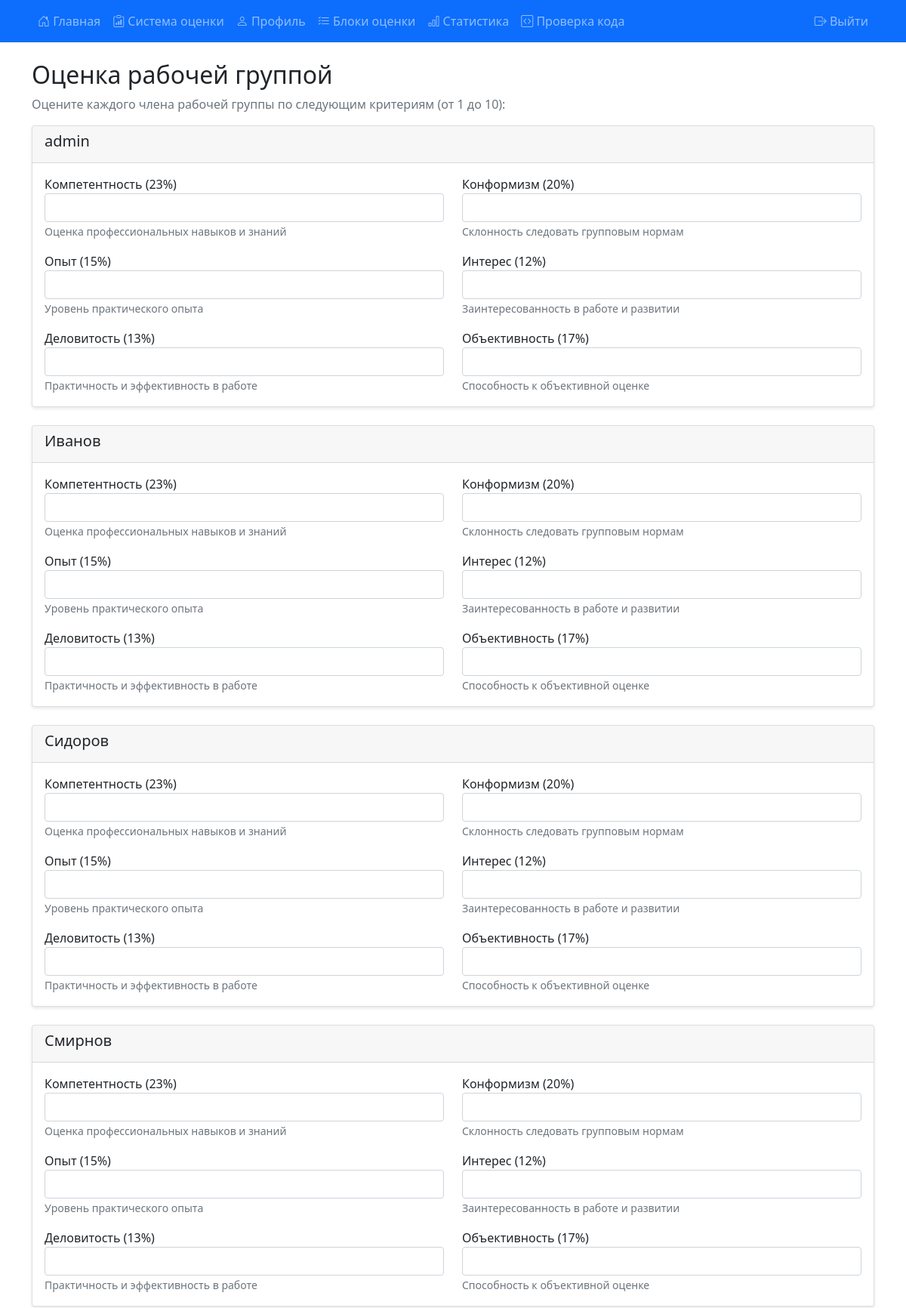
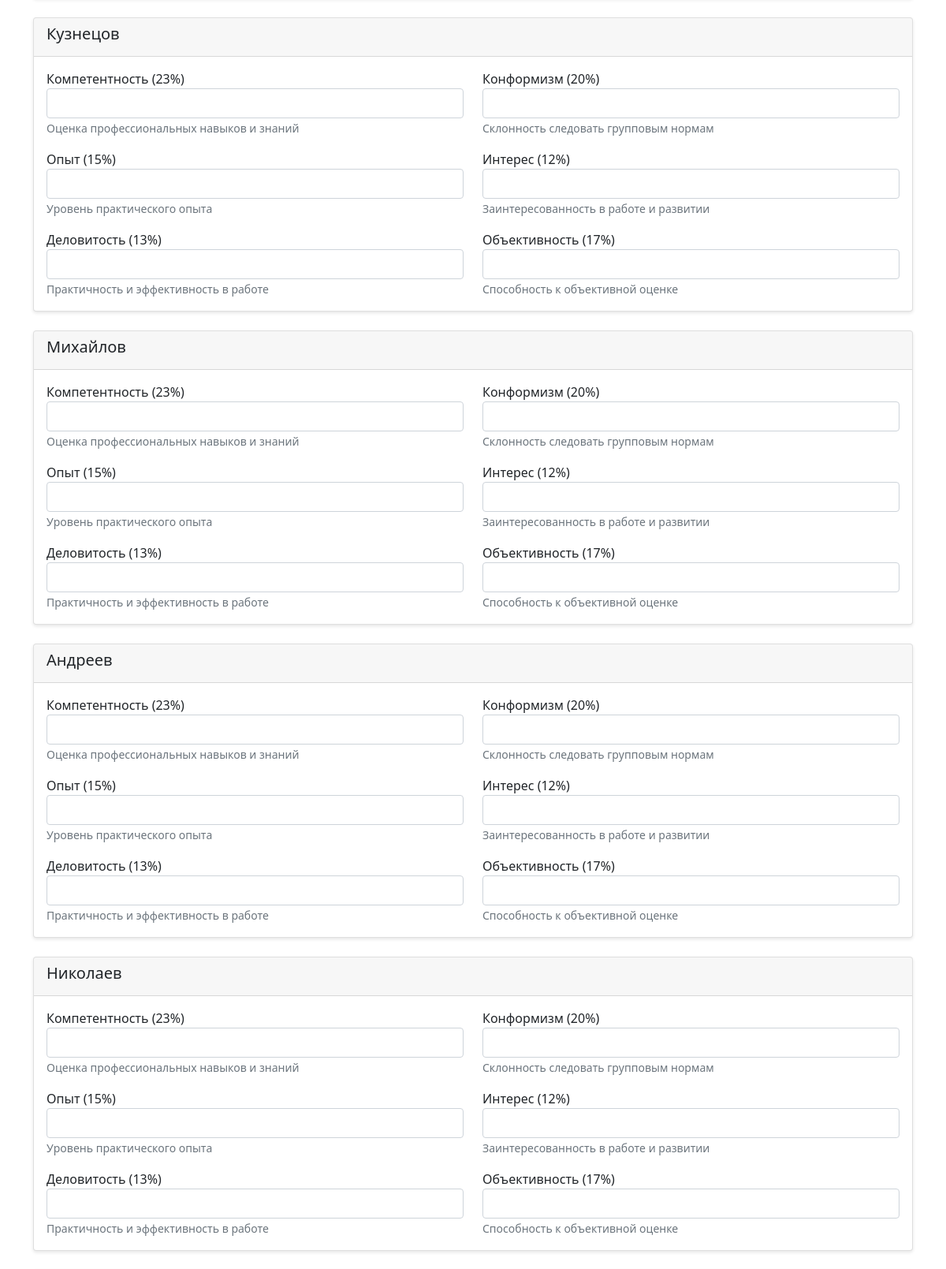
The page /work_group_evaluation (signed in, upper part) on the database its author committed (2 pictures, top to bottom).
### models.py (models this page shows, shortened)
class User(UserMixin, db.Model):
    id = db.Column(db.Integer, primary_key=True)
    username = db.Column(db.String(80), unique=True, nullable=False)
    password = db.Column(db.String(120), nullable=False)
    role = db.Column(db.String(20), default='user')

### 1.py (the view)
@app.route('/work_group_evaluation')
@login_required
def work_group_evaluation():
    users = User.query.filter(User.id != session['user_id']).all()
    return render_template('work_group_evaluation.html', users=users)

### 1.py (called while the page is built)
@login_manager.user_loader
def load_user(user_id):
    return db.session.get(User, int(user_id))

def login_required(f):
    @wraps(f)
    def decorated_function(*args, **kwargs):
        if 'user_id' not in session:
            flash('Пожалуйста, войдите в систему', 'error')
            return redirect(url_for('login'))
        return f(*args, **kwargs)
    return decorated_function

@app.before_request
def before_request():
    try:
        if current_user.is_authenticated and ('user_id' not in session or session.get('user_id') != current_user.id):
            session['user_id'] = current_user.id
            session['role'] = current_user.role
            session['username'] = current_user.username
            debug_print(f"Синхронизирована сессия с Flask-Login: user_id={current_user.id}")
        elif 'user_id' in session and not current_user.is_authenticated:
            user = db.session.get(User, session['user_id'])
            if user:
                login_user(user)
                debug_print(f"Восстановлена аутентификация из сессии: user_id={user.id}")
    except Exception as e:
        debug_print(f"Ошибка синхронизации аутентификации: {str(e)}")

### templates/work_group_evaluation.html (shortened to what this page needs)
{% extends "base.html" %}
{% block content %}
<div class="container mt-4">
    <h2>Оценка рабочей группой</h2>
    <p class="text-muted">Оцените каждого члена рабочей группы по следующим критериям (от 1 до 10):</p>
    <form method="POST" action="{{ url_for('submit_work_group_evaluation') }}">
        {% for user in users %}
        <div class="card mb-4">
            <div class="card-header">
                <h5>{{ user.username }}</h5>
            </div>
            <div class="card-body">
                <div class="row">
                    <div class="col-md-6">
                        <div class="form-group">
                            <label for="competence_{{ user.id }}">Компетентность (23%)</label>
                            <input type="number" class="form-control" id="competence_{{ user.id }}"
                                   name="competence_{{ user.id }}" min="1" max="10" required>
                            <small class="form-text text-muted">Оценка профессиональных навыков и знаний</small>
                        </div>
                    </div>
                    <div class="col-md-6">
                        <div class="form-group">
                            <label for="conformity_{{ user.id }}">Конформизм (20%)</label>
                            <input type="number" class="form-control" id="conformity_{{ user.id }}"
                                   name="conformity_{{ user.id }}" min="1" max="10" required>
                            <small class="form-text text-muted">Склонность следовать групповым нормам</small>
                        </div>
                    </div>
                </div>
                <div class="row mt-3">
                    <div class="col-md-6">
                        <div class="form-group">
                            <label for="experience_{{ user.id }}">Опыт (15%)</label>
                            <input type="number" class="form-control" id="experience_{{ user.id }}"
                                   name="experience_{{ user.id }}" min="1" max="10" required>
                            <small class="form-text text-muted">Уровень практического опыта</small>
                        </div>
                    </div>
                    <div class="col-md-6">
                        <div class="form-group">
                            <label for="interest_{{ user.id }}">Интерес (12%)</label>
                            <input type="number" class="form-control" id="interest_{{ user.id }}"
                                   name="interest_{{ user.id }}" min="1" max="10" required>
                            <small class="form-text text-muted">Заинтересованность в работе и развитии</small>
                        </div>
                    </div>
                </div>
                <div class="row mt-3">
                    <div class="col-md-6">
                        <div class="form-group">
                            <label for="business_{{ user.id }}">Деловитость (13%)</label>
                            <input type="number" class="form-control" id="business_{{ user.id }}"
                                   name="business_{{ user.id }}" min="1" max="10" required>
                            <small class="form-text text-muted">Практичность и эффективность в работе</small>
                        </div>
                    </div>
                    <div class="col-md-6">
                        <div class="form-group">
                            <label for="objectivity_{{ user.id }}">Объективность (17%)</label>
                            <input type="number" class="form-control" id="objectivity_{{ user.id }}"
                                   name="objectivity_{{ user.id }}" min="1" max="10" required>
                            <small class="form-text text-muted">Способность к объективной оценке</small>
                        </div>
                    </div>
                </div>
            </div>
        </div>
        {% endfor %}
    </form>
</div>
{% endblock %}

### templates/base.html (style rules this page uses)
body { min-height: 100vh; display: flex; flex-direction: column; }
.card { box-shadow: 0 2px 4px rgba(0,0,0,0.1); }

### rows shown on the page
User: username "admin"
User: username "Иванов"
User: username "Сидоров"
User: username "Смирнов"
User: username "Кузнецов"
User: username "Михайлов"
User: username "Андреев"
User: username "Николаев"
